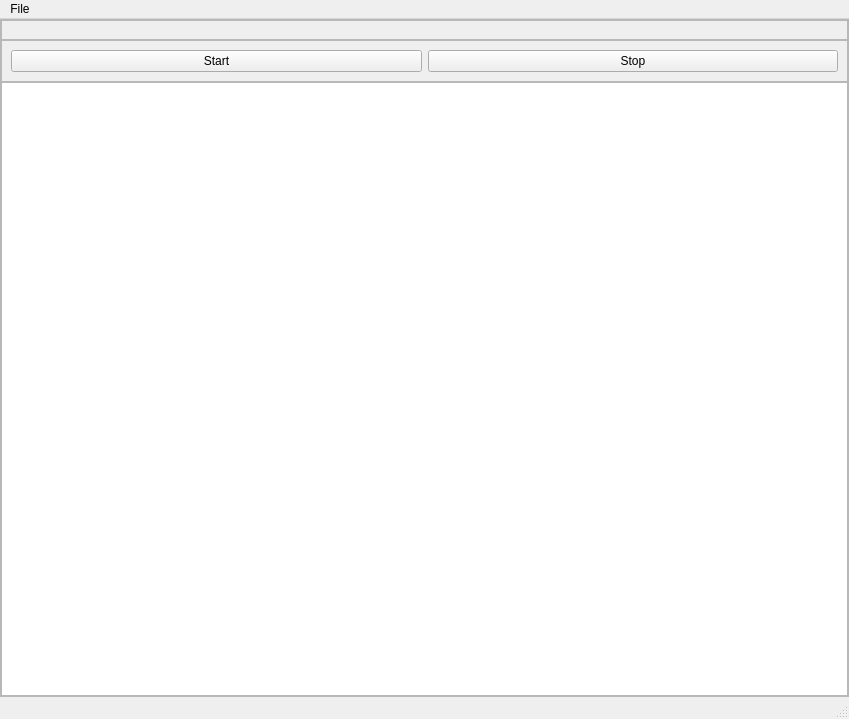
<?xml version="1.0" encoding="UTF-8"?>
<ui version="4.0">
 <class>MainWindow</class>
 <widget class="QMainWindow" name="MainWindow">
  <property name="geometry">
   <rect>
    <x>0</x>
    <y>0</y>
    <width>849</width>
    <height>719</height>
   </rect>
  </property>
  <property name="minimumSize">
   <size>
    <width>640</width>
    <height>480</height>
   </size>
  </property>
  <property name="windowTitle">
   <string>MainWindow</string>
  </property>
  <widget class="QWidget" name="centralwidget">
   <layout class="QVBoxLayout" name="verticalLayout_2">
    <property name="spacing">
     <number>0</number>
    </property>
    <property name="leftMargin">
     <number>0</number>
    </property>
    <property name="topMargin">
     <number>0</number>
    </property>
    <property name="rightMargin">
     <number>0</number>
    </property>
    <property name="bottomMargin">
     <number>0</number>
    </property>
    <item>
     <widget class="QFrame" name="frame">
      <property name="frameShape">
       <enum>QFrame::StyledPanel</enum>
      </property>
      <property name="frameShadow">
       <enum>QFrame::Raised</enum>
      </property>
      <layout class="QVBoxLayout" name="verticalLayout">
       <property name="spacing">
        <number>0</number>
       </property>
       <property name="leftMargin">
        <number>0</number>
       </property>
       <property name="topMargin">
        <number>0</number>
       </property>
       <property name="rightMargin">
        <number>0</number>
       </property>
       <property name="bottomMargin">
        <number>0</number>
       </property>
       <item>
        <widget class="QFrame" name="argumentsFrame">
         <property name="sizePolicy">
          <sizepolicy hsizetype="Preferred" vsizetype="Maximum">
           <horstretch>0</horstretch>
           <verstretch>0</verstretch>
          </sizepolicy>
         </property>
         <property name="frameShape">
          <enum>QFrame::StyledPanel</enum>
         </property>
         <property name="frameShadow">
          <enum>QFrame::Raised</enum>
         </property>
         <layout class="QGridLayout" name="gridLayout"/>
        </widget>
       </item>
       <item>
        <widget class="QFrame" name="actionsFrame">
         <property name="frameShape">
          <enum>QFrame::StyledPanel</enum>
         </property>
         <property name="frameShadow">
          <enum>QFrame::Raised</enum>
         </property>
         <layout class="QHBoxLayout" name="horizontalLayout">
          <item>
           <widget class="QPushButton" name="startButton">
            <property name="text">
             <string>Start</string>
            </property>
           </widget>
          </item>
          <item>
           <widget class="QPushButton" name="stopButton">
            <property name="text">
             <string>Stop</string>
            </property>
           </widget>
          </item>
         </layout>
        </widget>
       </item>
       <item>
        <widget class="QTextBrowser" name="textBrowser"/>
       </item>
      </layout>
     </widget>
    </item>
   </layout>
  </widget>
  <widget class="QMenuBar" name="menubar">
   <property name="geometry">
    <rect>
     <x>0</x>
     <y>0</y>
     <width>849</width>
     <height>22</height>
    </rect>
   </property>
   <widget class="QMenu" name="menuFile">
    <property name="title">
     <string>File</string>
    </property>
    <addaction name="actionSave_Console_Log"/>
    <addaction name="separator"/>
    <addaction name="actionQuit"/>
   </widget>
   <addaction name="menuFile"/>
  </widget>
  <widget class="QStatusBar" name="statusbar"/>
  <action name="actionSave_Console_Log">
   <property name="text">
    <string>Save Console Log</string>
   </property>
  </action>
  <action name="actionQuit">
   <property name="text">
    <string>Quit</string>
   </property>
  </action>
 </widget>
 <resources/>
 <connections>
  <connection>
   <sender>actionQuit</sender>
   <signal>triggered()</signal>
   <receiver>MainWindow</receiver>
   <slot>close()</slot>
   <hints>
    <hint type="sourcelabel">
     <x>-1</x>
     <y>-1</y>
    </hint>
    <hint type="destinationlabel">
     <x>424</x>
     <y>359</y>
    </hint>
   </hints>
  </connection>
 </connections>
</ui>
